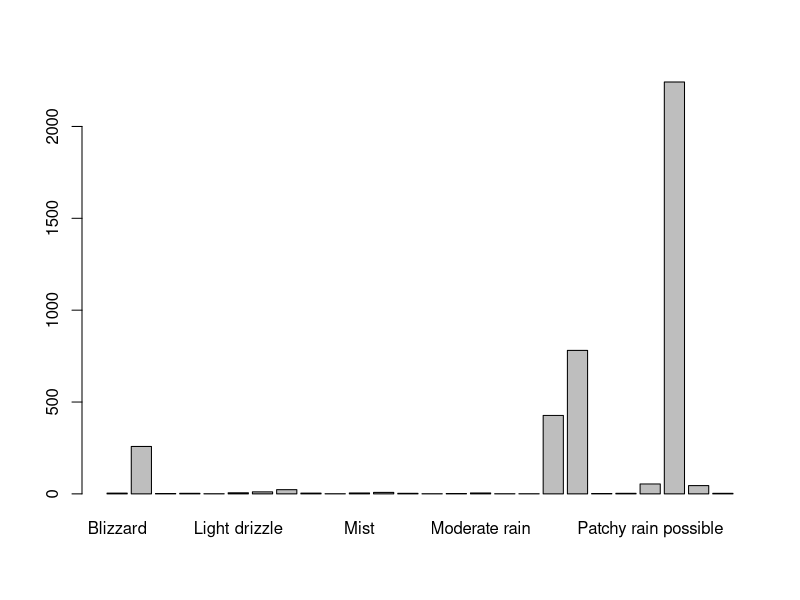
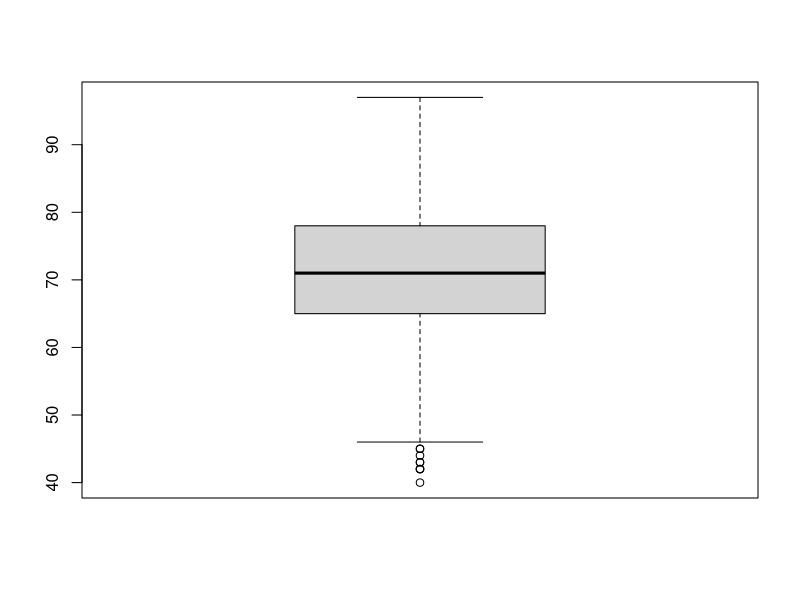
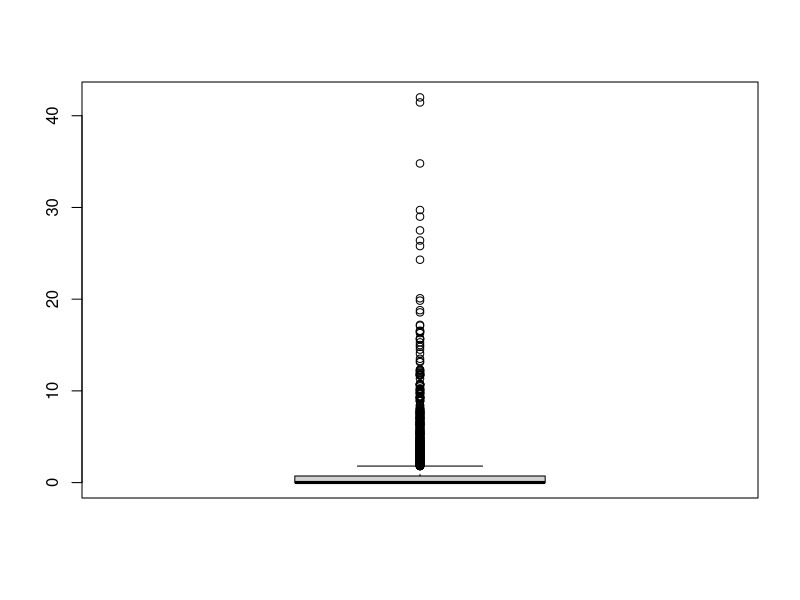
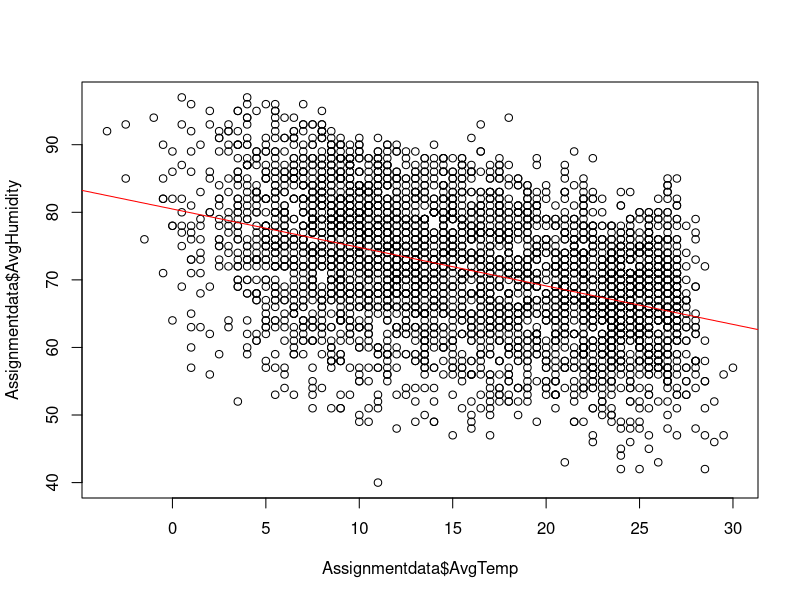
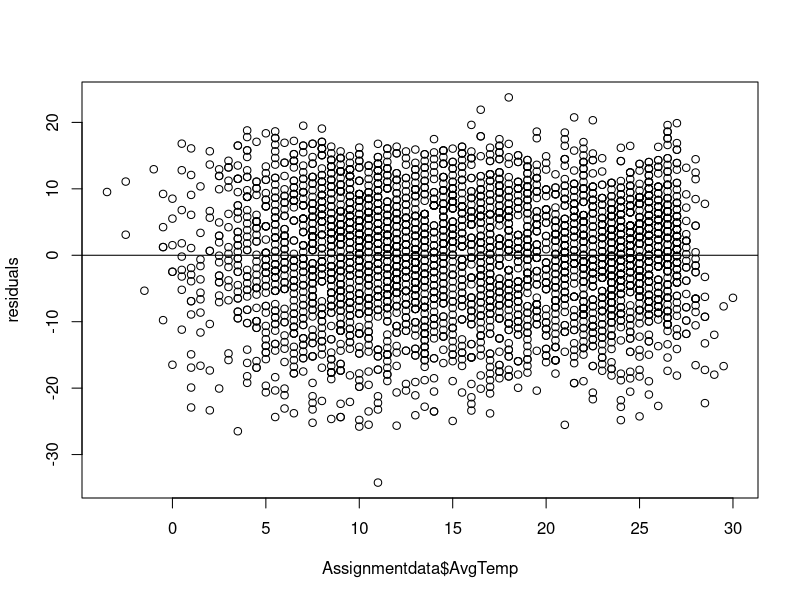
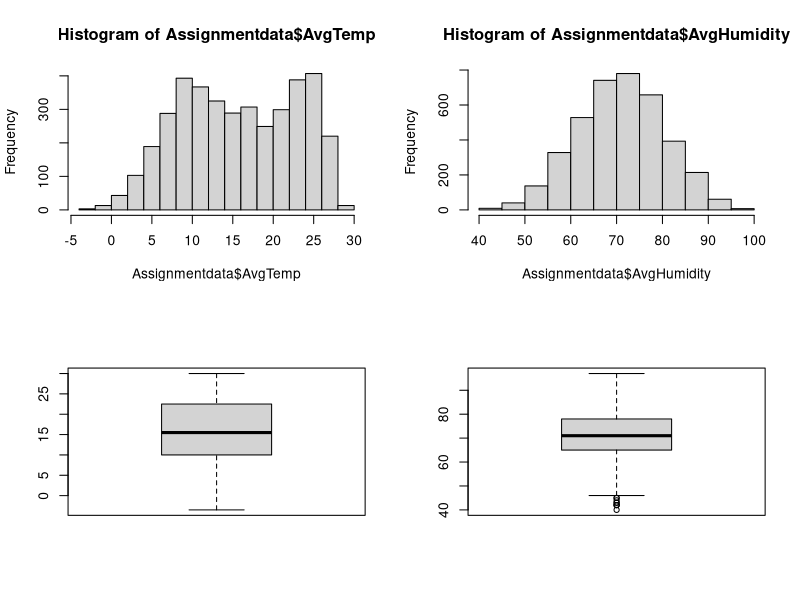
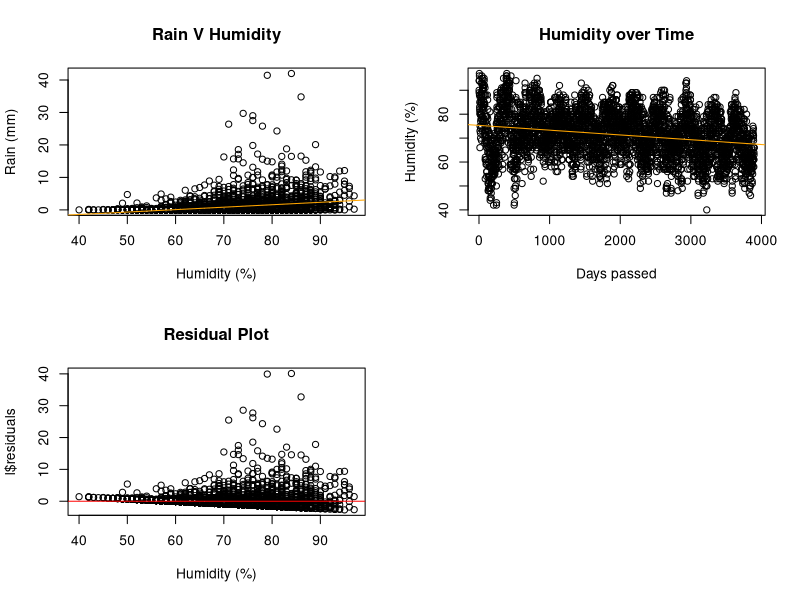

The R source for these figures, in order:
## ---- chunk 1
Assignmentdata <- read.csv("data/Istanbul Weather Data (2).csv")
## ---- chunk 2
str(Assignmentdata)
summary(Assignmentdata)
## ---- chunk 3
dim(Assignmentdata)
## ---- chunk 4
barplot(table(Assignmentdata$Condition))
table(Assignmentdata$Condition)
## ---- chunk 5
boxplot(Assignmentdata$AvgHumidity)
boxplot(Assignmentdata$Rain)
## ---- chunk 6
range(Assignmentdata$Humidity)
IQR(Assignmentdata$Humidity)
range(Assignmentdata$Rain)
IQR(Assignmentdata$Rain)
## ---- chunk 7
cor(Assignmentdata$AvgTemp, Assignmentdata$AvgHumidity)
plot(Assignmentdata$AvgTemp, Assignmentdata$AvgHumidity)
l=lm(Assignmentdata$AvgHumidity ~ Assignmentdata$AvgTemp)
l
abline(l, col = "red")
## ---- chunk 8
plot(Assignmentdata$AvgTemp, l$residuals, ylab='residuals')
abline(h=0)
## ---- chunk 9
print("AvgHumidity = -0.5692(AvgTemp) + 80.4826")
## ---- chunk 10
par(mfrow=c(2,2))
hist(Assignmentdata$AvgTemp)
hist(Assignmentdata$AvgHumidity)
boxplot(Assignmentdata$AvgTemp)
boxplot(Assignmentdata$AvgHumidity)

summary(Assignmentdata$AvgHumidity)
sd(Assignmentdata$AvgHumidity)
summary(Assignmentdata$AvgTemp)
sd(Assignmentdata$AvgTemp)
## ---- chunk 11
plot(Assignmentdata$AvgHumidity, Assignmentdata$Rain, ylab = "Rain (mm)", xlab = "Humidity (%)", main = "Rain V Humidity")

abline(lm(Assignmentdata$Rain~Assignmentdata$AvgHumidity), col = "orange")

lm(Assignmentdata$Rain~Assignmentdata$AvgHumidity)
## ---- chunk 12
#Looking at Humidity 
Assignmentdata$Days_Passed = rev(1:nrow(Assignmentdata))

plot(Assignmentdata$Days_Passed, Assignmentdata$AvgHumidity, xlab = "Days passed", ylab = "Humidity (%)", main = "Humidity over Time")

abline(lm(Assignmentdata$AvgHumidity ~ Assignmentdata$Days_Passed), col = "orange")

lm(Assignmentdata$AvgHumidity ~ Assignmentdata$Days_Passed)
## ---- chunk 13
#Residual plot
l = lm(Assignmentdata$Rain~Assignmentdata$AvgHumidity)
plot(Assignmentdata$AvgHumidity, l$residuals, xlab = "Humidity (%)", main = "Residual Plot")
abline(h=0, col = "red")
## ---- chunk 14
cor(Assignmentdata$Rain,Assignmentdata$AvgHumidity, use = "complete")
